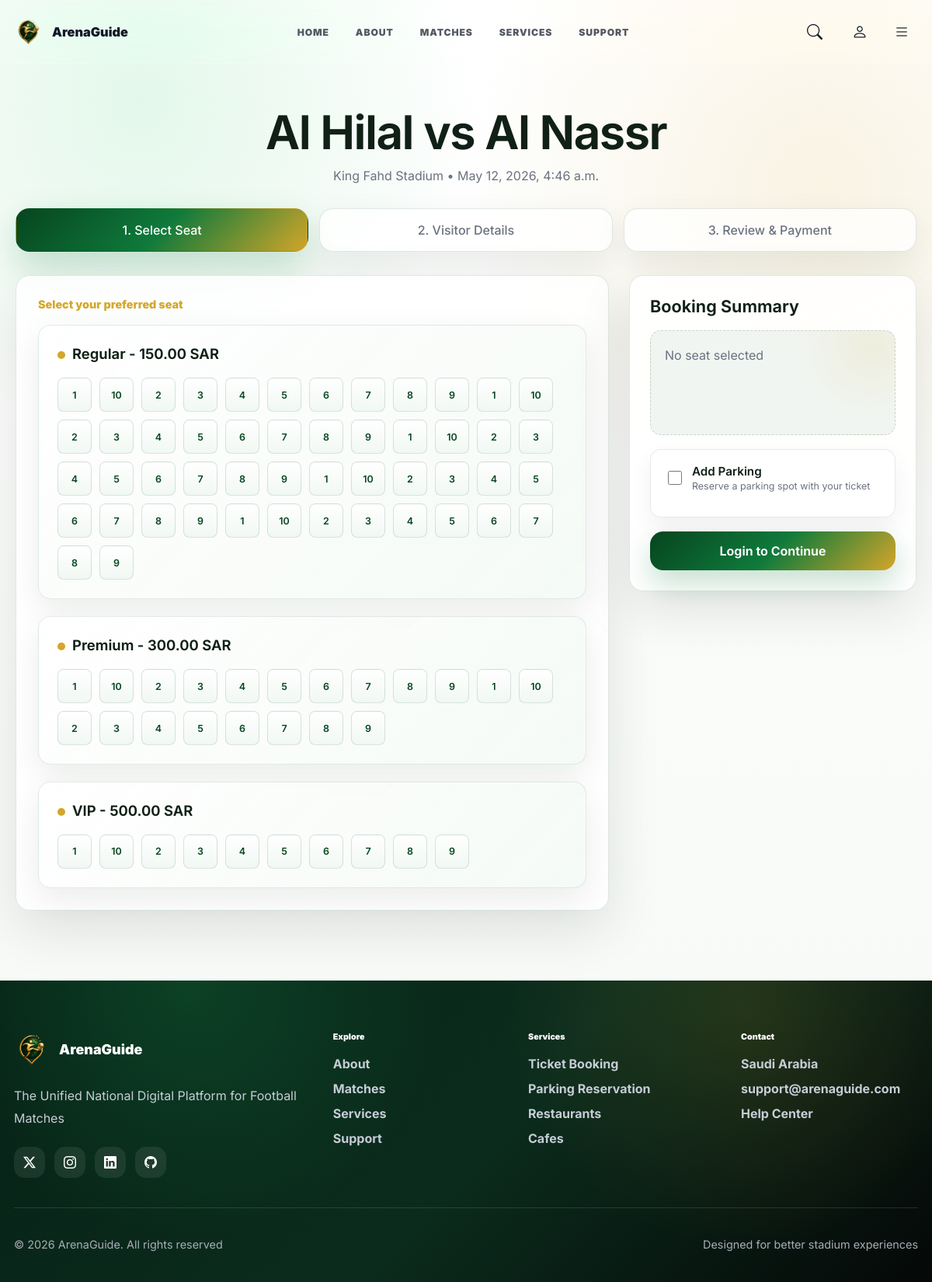
/en/booking/matches/5/book/, run on the app's committed database.
### match/models.py (models this page shows, shortened)
class Match(models.Model):
    class Status(models.TextChoices):
        UPCOMING = "upcoming", "Upcoming"
        LIVE = "live", "Live"
        FINISHED = "finished", "Finished"
        CANCELED = "canceled", "Canceled"
    stadium = models.ForeignKey(Stadium,on_delete=models.CASCADE,related_name="matches")
    home_team = models.ForeignKey(Team,on_delete=models.CASCADE,related_name="home_matches" )
    away_team = models.ForeignKey(Team,on_delete=models.CASCADE,related_name="away_matches")
    start_datetime = models.DateTimeField()
    end_datetime = models.DateTimeField()
    total_tickets = models.PositiveIntegerField(default=0)
    available_tickets = models.PositiveIntegerField(default=0)
    image = models.ImageField(upload_to="matches/", blank=True, null=True)
    description = models.TextField(blank=True)
    home_score = models.PositiveIntegerField(default=0)
    away_score = models.PositiveIntegerField(default=0)
    live_minute = models.PositiveIntegerField(default=0)
    video_file = models.FileField(upload_to='matches/videos/', null=True, blank=True)
    video_url = models.URLField(null=True, blank=True)
    status = models.CharField(max_length=20,choices=Status.choices,default=Status.UPCOMING)
    class Meta:
        ordering = ["-start_datetime"]

class Team(models.Model):
    name = models.CharField(max_length=255)
    country = models.CharField(max_length=100)
    logo = models.ImageField(upload_to="teams/", blank=True, null=True)
    achievements = models.TextField(blank=True)
    coach = models.CharField(max_length=100, blank=True)
    founded_year = models.PositiveIntegerField(blank=True, null=True)
    class Meta:
        ordering = ["name"]

### stadium/models.py (models this page shows, shortened)
class Stadium(models.Model):
    class Meta:
        ordering = ["-created_at"]
        verbose_name = "Stadium"
        verbose_name_plural = "Stadiums"
        unique_together = ["name", "city"]
    class Status(models.TextChoices):
        ACTIVE = "active", "Active"
        INACTIVE = "inactive", "Inactive"
        MAINTENANCE = "maintenance", "Maintenance"
    name = models.CharField(max_length=255)
    city = models.CharField(max_length=100)
    location = models.CharField(max_length=255)
    latitude = models.FloatField(blank=True, null=True)
    longitude = models.FloatField(blank=True, null=True)
    capacity = models.PositiveIntegerField()
    description = models.TextField(blank=True)
    image = models.ImageField(upload_to="stadiums/", blank=True, null=True)
    status = models.CharField(max_length=20,choices=Status.choices,default=Status.ACTIVE)
    created_at = models.DateTimeField(auto_now_add=True)
    updated_at = models.DateTimeField(auto_now=True)

### booking/models.py (models this page shows, shortened)
class SeatCategory(models.Model):
    name = models.CharField(max_length=80)
    description = models.TextField(blank=True)
    base_price = models.DecimalField(max_digits=10, decimal_places=2)
    benefits = models.TextField(blank=True)

class Seat(models.Model):
    class ViewQuality(models.TextChoices):
        EXCELLENT = "excellent", "Excellent"
        GOOD = "good", "Good"
        LIMITED = "limited", "Limited"
    class SunExposure(models.TextChoices):
        LOW = "low", "Low"
        MEDIUM = "medium", "Medium"
        HIGH = "high", "High"
    stadium = models.ForeignKey("stadium.Stadium",on_delete=models.CASCADE,related_name="seats")
    category = models.ForeignKey(SeatCategory,on_delete=models.PROTECT,related_name="seats")
    gate = models.ForeignKey("stadium.Gate",on_delete=models.SET_NULL,null=True,blank=True,related_name="seats")
    section = models.CharField(max_length=20)
    row = models.CharField(max_length=20)
    number = models.CharField(max_length=20)
    view_quality = models.CharField(max_length=20, choices=ViewQuality.choices, default=ViewQuality.GOOD)
    is_shaded = models.BooleanField(default=False)
    sun_exposure = models.CharField(max_length=20, choices=SunExposure.choices, default=SunExposure.MEDIUM)
    notes = models.CharField(max_length=255, blank=True)
    is_active = models.BooleanField(default=True)
    @property
    def code(self):
        return f"{self.section}-{self.row}-{self.number}"
    class Meta:
        ordering = ["section", "row", "number"]
        constraints = [
            models.UniqueConstraint(
                fields=["stadium", "section", "row", "number"],
                name="unique_seat_per_stadium"
            )
        ]

### booking/views.py (the view)
# urls.py: path("matches/<int:match_id>/book/",views.book_ticket_page,name="book_ticket_page"),
def book_ticket_page(request, match_id:HttpRequest):
    match = get_object_or_404(
        Match.objects.select_related("home_team", "away_team", "stadium"),
        id=match_id,
    )
    booked_seat_ids = Ticket.objects.filter(
        match=match,
        status__in=[Ticket.Status.ACTIVE, Ticket.Status.USED],
    ).values_list("seat_id", flat=True)
    seats = Seat.objects.filter(
        stadium=match.stadium,
        is_active=True,
    ).select_related("category", "gate").order_by(
        "category__base_price", "section", "row", "number"
    )
    categories = {}
    for seat in seats:
        category_name = seat.category.name
        if category_name not in categories:
            categories[category_name] = {
                "category": seat.category,
                "seats": [],
            }
        categories[category_name]["seats"].append({
            "id": seat.id,
            "code": seat.code,
            "section": seat.section,
            "row": seat.row,
            "number": seat.number,
            "price": seat.category.base_price,
            "gate": seat.gate.name if seat.gate else "N/A",
            "view_quality": seat.get_view_quality_display(),
            "is_shaded": seat.is_shaded,
            "sun_exposure": seat.get_sun_exposure_display(),
            "notes": seat.notes,
            "is_booked": seat.id in booked_seat_ids,
        })
    parking_options = Parking.objects.filter(
        stadium=match.stadium,
        status=Parking.Status.AVAILABLE,
    )
    return render(request, "booking/booking_ticket.html", {
        "match": match,
        "categories": categories,
        "parking_options": parking_options,
    })

### booking/templates/booking/booking_ticket.html (shortened to what this page needs)
{% extends "core/base.html" %}
{% load static %}
{% load i18n %}
{% block extra_css %}
<link rel="stylesheet" href="{% static 'css/booking_ticket.css' %}">
{% endblock %}
{% block content %}
<section class="booking-page">
    <div class="booking-header">
        <h1>{{ match.home_team.name }} vs {{ match.away_team.name }}</h1>
        <p>{{ match.stadium.name }} • {{ match.start_datetime }}</p>
    </div>
    <div class="booking-steps">
        <div class="step active">1. Select Seat</div>
        <div class="step">2. Visitor Details</div>
        <div class="step">3. Review & Payment</div>
    </div>
    <div class="booking-layout">
        <div class="seat-section">
            {% for category_name, data in categories.items %}
                <div class="seat-category">
                    <h3>{{ category_name }} - {{ data.category.base_price }} SAR</h3>
                    <div class="seat-grid">
                        {% for item in data.seats %}
                            <button type="button" class="seat {% if item.is_booked %}booked{% endif %}" data-seat-id="{{ item.id }}" data-price="{{ item.price }}" data-section="{{ item.section }}" data-row="{{ item.row }}" data-number="{{ item.number }}" data-gate="{{ item.gate }}" data-view-quality="{{ item.view_quality }}" data-shaded="{{ item.is_shaded }}" data-sun-exposure="{{ item.sun_exposure }}" data-notes="{{ item.notes }}"
                            {% if item.is_booked %}disabled{% endif %}>
                                {{ item.number }}
                            </button>
                        {% endfor %}
                    </div>
                </div>
            {% empty %}
                <div class="seat-category">
                    <h3>No seats available</h3>
                </div>
            {% endfor %}
        </div>
        <div class="booking-summary">
            <h3>Booking Summary</h3>
            <div id="selectedSeat">
                <p>No seat selected</p>
            </div>
            <div class="parking-section">
                <label class="parking-toggle">
                    <input type="checkbox" id="addParking" name="add_parking">
                    <span>
                        <strong>Add Parking</strong>
                        <small>Reserve a parking spot with your ticket</small>
                    </span>
                </label>
            </div>
            <form method="POST" action="{% url 'booking:booking_details' match.id %}">
                {% if not user.is_authenticated %}
                    <a href="{% url 'account:login' %}" class="btn primary">
                        Login to Continue
                    </a>
                {% elif user_has_ticket %}
                    <button type="button" class="btn disabled">
                        You already booked
                    </button>
                {% else %}
                    <button type="submit" class="btn primary" id="nextBtn" disabled>
                        Next
                    </button>
                {% endif %}
            </form>
        </div>
    </div>
</section>
{% endblock %}

### core/static/css/base.css (style rules this page uses)
:root { --arena-green: #0f7a3b; --arena-green-dark: #0f7a3b; --arena-gold: #c9a227; --arena-bg: #ffffff; --arena-card: rgba(255, 255, 255, 0.82); --arena-text: #111827; --arena-muted: #6b7280; --arena-border: rgba(17, 24, 39, 0.12); --arena-shadow: 0 18px 55px rgba(17, 24, 39, 0.12); --arena-gradient: linear-gradient(135deg, #22c55e, #13b878, #c9a227); --arena-navbar-height: 82px; --arena-radius: 14px; }
* { box-sizing: border-box; }
html { scroll-behavior: smooth; }
body.arena-body { margin: 0; min-height: 100vh; background: var(--arena-bg); color: var(--arena-text); font-family: "Inter", sans-serif; }
a { text-decoration: none; color: inherit; }
button, input { font-family: inherit; }

### data on the page
Match: home_team.name "Al Hilal", away_team.name "Al Nassr", stadium.name "King Fahd Stadium", start_datetime "May 12, 2026, 4:46 a.m."
SeatCategory: name "Regular", category.base_price "150.00", number "1" "2" "3" "4" "5" "6" "7" "8" "9" "1" "2" "3" "4" "5" "6" "7" "8" "9" "1" "2" "3" "4" "5" "6" "7" "8" "9" "1" "2" "3" "4" "5" "6" "7" "8" "9" "1" "2" "3" "4" "5" "6" "7" "8" "9"
Seat: number "10"
Seat: number "10"
Seat: number "10"
Seat: number "10"
Seat: number "10"
SeatCategory: name "Premium", category.base_price "300.00", number "1" "2" "3" "4" "5" "6" "7" "8" "9" "1" "2" "3" "4" "5" "6" "7" "8" "9"
Seat: number "10"
Seat: number "10"
SeatCategory: name "VIP", category.base_price "500.00", number "1" "2" "3" "4" "5" "6" "7" "8" "9"
Seat: number "10"
